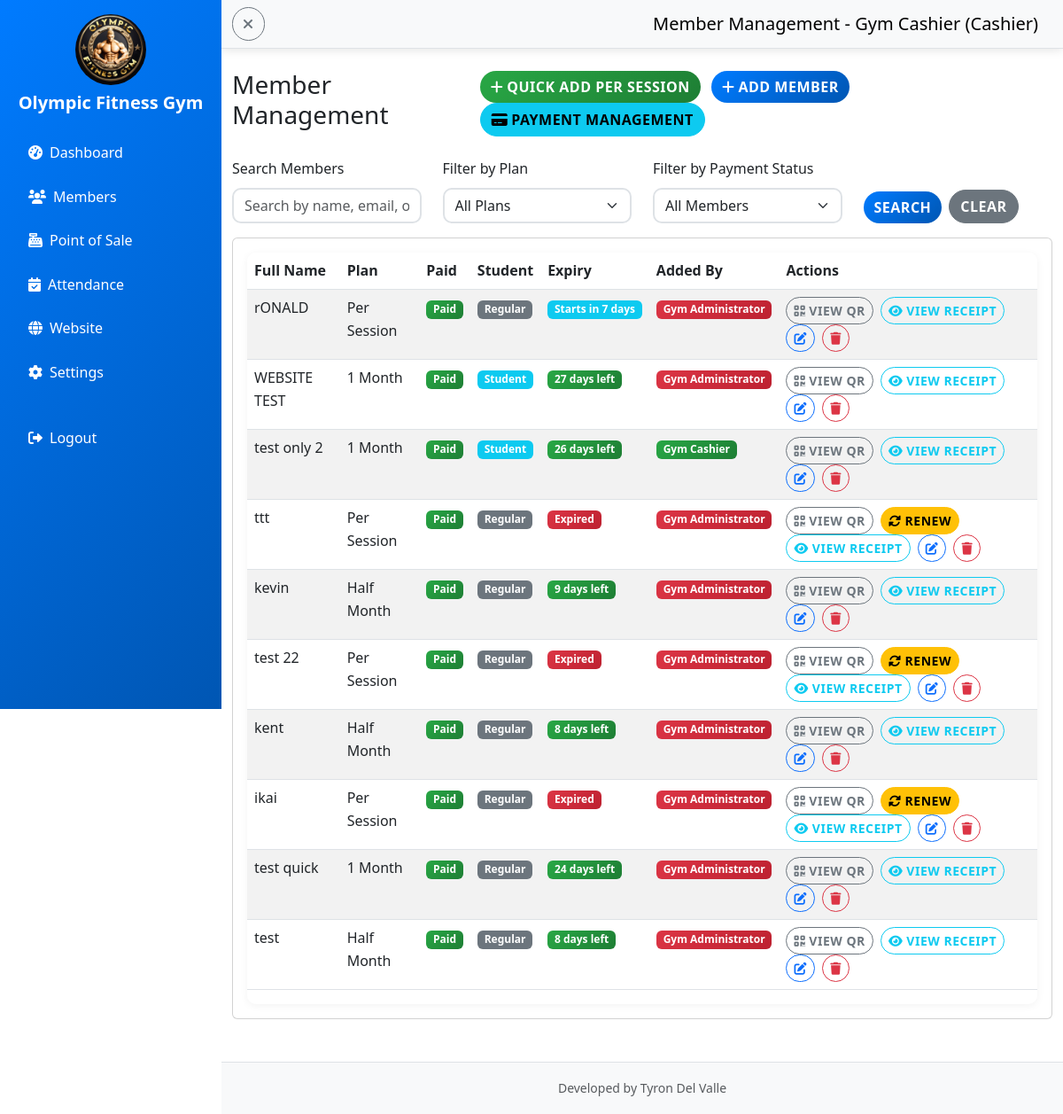
The app's page /cashier/members.php (signed in) with its own data.
### tables this page shows
CREATE TABLE `gym_settings` (
  `id` int(11) NOT NULL AUTO_INCREMENT,
  `gym_name` varchar(255) NOT NULL DEFAULT 'Gym Management System',
  `logo_path` varchar(255) NOT NULL DEFAULT 'gym logo.jpg',
  `background_path` varchar(255) NOT NULL DEFAULT 'gym background.jpg',
  `updated_at` timestamp NOT NULL DEFAULT current_timestamp() ON UPDATE current_timestamp(),
  `sidebar_theme` varchar(50) NOT NULL DEFAULT 'primary',
  `student_discount_enabled` tinyint(1) DEFAULT 1,
  `per_session_fee` decimal(10,2) DEFAULT 50.00,
  `half_month_fee` decimal(10,2) DEFAULT 300.00,
  `one_month_fee` decimal(10,2) DEFAULT 500.00,
  `two_months_fee` decimal(10,2) DEFAULT 900.00,
  `three_months_fee` decimal(10,2) DEFAULT 1300.00,
  `four_months_fee` decimal(10,2) DEFAULT 1700.00,
  `five_months_fee` decimal(10,2) DEFAULT 2100.00,
  `six_months_fee` decimal(10,2) DEFAULT 2500.00,
  `seven_months_fee` decimal(10,2) DEFAULT 2900.00,
  `eight_months_fee` decimal(10,2) DEFAULT 3300.00,
  `nine_months_fee` decimal(10,2) DEFAULT 3700.00,
  `ten_months_fee` decimal(10,2) DEFAULT 4100.00,
  `eleven_months_fee` decimal(10,2) DEFAULT 4500.00,
  `one_year_fee` decimal(10,2) DEFAULT 5000.00,
  `two_years_fee` decimal(10,2) DEFAULT 9000.00,
  `three_years_fee` decimal(10,2) DEFAULT 13000.00,
  `address` varchar(255) DEFAULT '',
  `phone` varchar(30) DEFAULT '',
  `email` varchar(120) DEFAULT '',
  `gcash_number` varchar(30) DEFAULT '',
  `gcash_name` varchar(100) DEFAULT '',
  `facebook_url` varchar(255) DEFAULT '',
  `instagram_url` varchar(255) DEFAULT '',
  `hours` varchar(255) DEFAULT 'Monday - Sunday: 5:00 AM - 10:00 PM',
  `about_text` text DEFAULT NULL,
  `map_embed` text DEFAULT NULL,
  `about_image` varchar(255) DEFAULT '',
  PRIMARY KEY (`id`)
);

CREATE TABLE `members` (
  `id` int(11) NOT NULL AUTO_INCREMENT,
  `member_code` varchar(50) DEFAULT NULL,
  `fullname` varchar(100) NOT NULL,
  `email` varchar(100) DEFAULT NULL,
  `phone` varchar(20) DEFAULT NULL,
  `address` text DEFAULT NULL,
  `plan` varchar(50) DEFAULT NULL,
  `start_date` date DEFAULT NULL,
  `end_date` date DEFAULT NULL,
  `status` enum('ACTIVE','EXPIRED','SUSPENDED') DEFAULT 'ACTIVE',
  `is_student` tinyint(1) DEFAULT 0,
  `student_id` varchar(50) DEFAULT NULL,
  `created_at` timestamp NOT NULL DEFAULT current_timestamp(),
  `created_by` int(11) DEFAULT NULL,
  `qr_code` varchar(255) DEFAULT NULL,
  `qr_token` varchar(64) DEFAULT NULL,
  PRIMARY KEY (`id`),
  UNIQUE KEY `member_code` (`member_code`),
  UNIQUE KEY `qr_token` (`qr_token`),
  KEY `fk_members_created_by` (`created_by`),
  CONSTRAINT `fk_members_created_by` FOREIGN KEY (`created_by`) REFERENCES `users` (`id`)
);

CREATE TABLE `users` (
  `id` int(11) NOT NULL AUTO_INCREMENT,
  `fullname` varchar(100) NOT NULL,
  `username` varchar(50) NOT NULL,
  `password` varchar(255) NOT NULL,
  `role` enum('admin','cashier') NOT NULL,
  `created_at` timestamp NOT NULL DEFAULT current_timestamp(),
  `on_duty` tinyint(1) DEFAULT 0,
  PRIMARY KEY (`id`),
  UNIQUE KEY `username` (`username`)
);

### cashier/members.php (the view, shortened to what the rows shown need)
<?php
include "../config/db.php";
include "../get_membership_fees.php";
$settings = $conn->query("SELECT * FROM gym_settings WHERE id = 1")->fetch_assoc();
$student_discount_enabled = isset($settings['student_discount_enabled']) ? $settings['student_discount_enabled'] : true;
$membership_fees = getMembershipFees();
$query = "SELECT m.*,
          CASE WHEN EXISTS (SELECT 1 FROM payments p WHERE p.member_id = m.id) THEN 1 ELSE 0 END as has_payment,
          (SELECT id FROM payments p WHERE p.member_id = m.id ORDER BY p.payment_date DESC LIMIT 1) as latest_payment_id,
          u.fullname as created_by_name,
          u.role as created_by_role
          FROM members m
          LEFT JOIN users u ON m.created_by = u.id";
$query .= " ORDER BY m.created_at DESC";
$members = $conn->query($query);
?>
<!DOCTYPE html>
<html lang="en">
<head>
    <link href="https://cdn.jsdelivr.net/npm/bootstrap@5.3.0/dist/css/bootstrap.min.css" rel="stylesheet">
    <link href="https://cdnjs.cloudflare.com/ajax/libs/font-awesome/6.0.0/css/all.min.css" rel="stylesheet">
    <link href="../assets/style.css?v=20260630f" rel="stylesheet">
</head>
<body>
    <div class="d-flex">
        <nav id="sidebar" class="bg-<?php echo htmlspecialchars($settings['sidebar_theme']); ?> <?php echo ($settings['sidebar_theme'] == 'light') ? 'text-dark' : 'text-white'; ?> vh-100" style="width: 250px;">
            <div class="p-3">
                <div class="text-center mb-4">
                    <img src="../<?php echo htmlspecialchars($settings['logo_path']); ?>" alt="Gym Logo" class="rounded-circle mb-2" style="width: 80px; height: 80px;">
                    <h5 class="fw-bold"><?php echo htmlspecialchars($settings['gym_name']); ?></h5>
                </div>
            </div>
        </nav>
        <div class="flex-grow-1">
            <div class="container-fluid mt-4">
        <div class="row">
            <div class="col-12">
                <div class="d-flex justify-content-between align-items-center mb-4">
                    <h1 class="h3">Member Management</h1>
                </div>
                <div class="card">
                    <div class="card-body">
                        <div class="table-responsive">
                            <table class="table table-striped">
                                        <thead>
                                            <tr>
                                                <th>Full Name</th>
                                                <th>Plan</th>
                                                <th>Paid</th>
                                                <?php if ($student_discount_enabled): ?>
                                                <th>Student</th>
                                                <?php endif; ?>
                                                <th>Expiry</th>
                                                <th>Added By</th>
                                                <th>Actions</th>
                                            </tr>
                                        </thead>
                                <tbody>
                                    <?php while ($member = $members->fetch_assoc()): ?>
                                    <tr>
                                        <td><?php echo htmlspecialchars($member['fullname']); ?></td>
                                        <td><?php echo htmlspecialchars($member['plan']); ?></td>
                                        <td><?php echo $member['has_payment'] ? '<span class="badge bg-success">Paid</span>' : '<span class="badge bg-warning">Not Paid</span>'; ?></td>
                                        <?php if ($student_discount_enabled): ?>
                                        <td><?php echo $member['is_student'] ? '<span class="badge bg-info">Student</span>' : '<span class="badge bg-secondary">Regular</span>'; ?></td>
                                        <?php endif; ?>
                                                <td>
                                                    <?php
                                                    $start_date = strtotime($member['start_date']);
                                                    $end_date = strtotime($member['end_date']);
                                                    $today = strtotime(date('Y-m-d'));
                                                    $current_hour = (int)date('H');
                                                    $closing_hour = 21;
                                                    $is_expired = ($today > $end_date) || ($member['plan'] != 'Per Session' && $today == $end_date && $current_hour >= $closing_hour);
                                                    $start_str = date('Y-m-d', $start_date);
                                                    $end_str = date('Y-m-d', $end_date);
                                                    $today_str = date('Y-m-d', $today);
                                                    if (strtolower($member['plan']) == 'per session') {
                                                        if ($today_str < $start_str) {
                                                            $days_to_start = ceil(($start_date - $today) / (60 * 60 * 24));
                                                            echo '<span class="badge bg-info">Starts in ' . $days_to_start . ' days</span>';
                                                        } elseif ($today_str > $end_str) {
                                                            echo '<span class="badge bg-danger">Expired</span>';
                                                        } else {
                                                            echo '<span class="badge bg-info">Until today</span>';
                                                        }
                                                    } else {
                                                        if ($today < $start_date) {
                                                            $days_to_start = ceil(($start_date - $today) / (60 * 60 * 24));
                                                            echo '<span class="badge bg-info">Starts in ' . $days_to_start . ' days</span>';
                                                        } elseif ($is_expired) {
                                                            echo '<span class="badge bg-danger">Expired</span>';
                                                        } elseif ($end_date == $today) {
                                                            echo 'Until today';
                                                        } else {
                                                            $days_diff = ($end_date - $today) / (60 * 60 * 24);
                                                            if ($days_diff <= 7) {
                                                                echo '<span class="badge bg-warning">' . ceil($days_diff) . ' days left</span>';
                                                            } else {
                                                                echo '<span class="badge bg-success">' . ceil($days_diff) . ' days left</span>';
                                                            }
                                                        }
                                                    }
                                                    ?>
                                                </td>
                                                <td>
                                                    <?php
                                                    $creator_name = $member['created_by_name'] ?? 'Unknown';
                                                    $role = $member['created_by_role'] ?? 'Unknown';
                                                    if ($role == 'admin') {
                                                        echo '<span class="badge bg-danger">' . htmlspecialchars($creator_name) . '</span>';
                                                    } elseif ($role == 'cashier') {
                                                        echo '<span class="badge bg-success">' . htmlspecialchars($creator_name) . '</span>';
                                                    } else {
                                                        echo '<span class="badge bg-secondary">' . htmlspecialchars($creator_name) . '</span>';
                                                    }
                                                    ?>
                                                </td>
                                                <td>
                                                    <button type="button" class="btn btn-sm btn-outline-secondary me-1" onclick="viewQR('<?php echo htmlspecialchars($member['fullname']); ?>', '<?php echo htmlspecialchars($member['qr_code']); ?>', <?php echo $member['id']; ?>)">
                                                        <i class="fas fa-qrcode"></i> View QR
                                                    </button>
                                                    <?php if ($is_expired): ?>
                                                    <button type="button" class="btn btn-sm btn-warning me-1" onclick="openRenewModal(<?php echo $member['id']; ?>, '<?php echo htmlspecialchars($member['fullname']); ?>', '<?php echo htmlspecialchars($member['plan']); ?>', '<?php echo htmlspecialchars($member['end_date']); ?>')">
                                                        <i class="fas fa-sync-alt"></i> Renew
                                                    </button>
                                                    <?php elseif (!$member['has_payment']): ?>
                                                    <a href="payments.php?member_id=<?php echo $member['id']; ?>" class="btn btn-sm btn-outline-success me-1">
                                                        <i class="fas fa-credit-card"></i> Pay
                                                    </a>
                                                    <?php endif; ?>
                                            <?php if ($member['has_payment']): ?>
                                            <a href="print_receipt.php?id=<?php echo $member['latest_payment_id']; ?>&from=members" class="btn btn-sm btn-outline-info me-1" target="_blank">
                                                <i class="fas fa-eye"></i> View Receipt
                                            </a>
                                            <?php endif; ?>
                                            <a href="?edit=<?php echo $member['id']; ?>" class="btn btn-sm btn-outline-primary me-1">
                                                <i class="fas fa-edit"></i>
                                            </a>
                                            <a href="?delete=<?php echo $member['id']; ?>" class="btn btn-sm btn-outline-danger" onclick="return confirm('Are you sure you want to delete this member?')">
                                                <i class="fas fa-trash"></i>
                                            </a>
                                        </td>
                                    </tr>
                                    <?php endwhile; ?>
                                </tbody>
                            </table>
                        </div>
                    </div>
                </div>
            </div>
        </div>
    </div>
</body>
</html>

### records on screen
gym_settings: logo_path (picture), gym_name "Olympic Fitness Gym"
members: fullname "rONALD", plan "Per Session", is_student "Regular", created_by.fullname "Gym Administrator"
members: fullname "WEBSITE TEST", plan "1 Month", is_student "Student", created_by.fullname "Gym Administrator"
members: fullname "test only 2", plan "1 Month", is_student "Student", created_by.fullname "Gym Cashier"
members: fullname "ttt", plan "Per Session", is_student "Regular", start_date "Expired", created_by.fullname "Gym Administrator"
members: fullname "kevin", plan "Half Month", is_student "Regular", created_by.fullname "Gym Administrator"
members: fullname "test 22", plan "Per Session", is_student "Regular", start_date "Expired", created_by.fullname "Gym Administrator"
members: fullname "kent", plan "Half Month", is_student "Regular", created_by.fullname "Gym Administrator"
members: fullname "ikai", plan "Per Session", is_student "Regular", start_date "Expired", created_by.fullname "Gym Administrator"
members: fullname "test quick", plan "1 Month", is_student "Regular", created_by.fullname "Gym Administrator"
members: fullname "test", plan "Half Month", is_student "Regular", created_by.fullname "Gym Administrator"

### other values on screen
$user['fullname'] "Gym Cashier"
